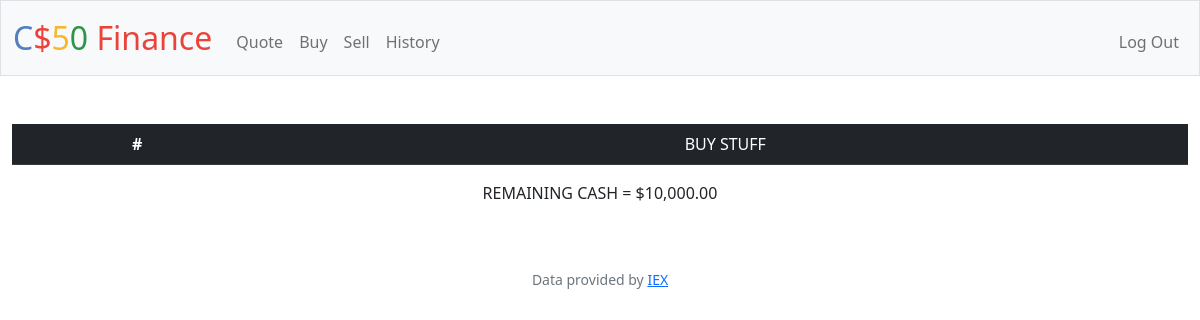
Before: / (signed in) with the older database file.
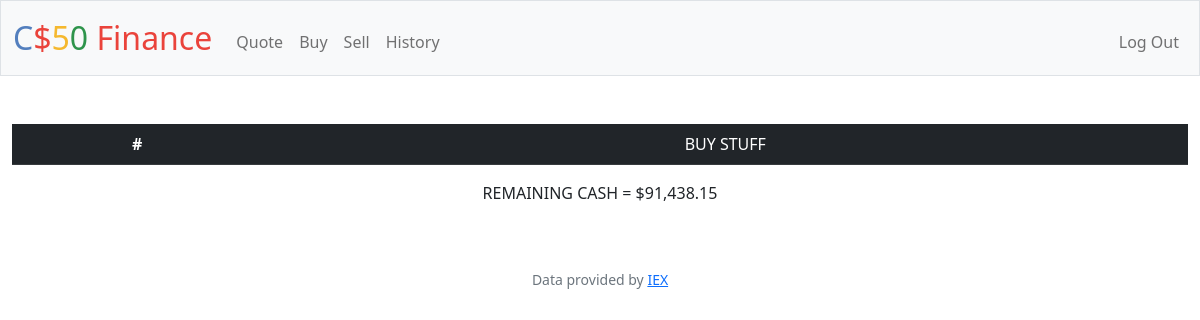
After: the same page with the newer database file.
### tables this page shows
CREATE TABLE users (id INTEGER, username TEXT NOT NULL, hash TEXT NOT NULL, cash NUMERIC NOT NULL DEFAULT 10000.00, PRIMARY KEY(id));

### app.py (the view)
@app.route("/")
@login_required
def index():
    id = session["user_id"]
    items = db.execute("SELECT * FROM stocks WHERE id = ?",id)
    for i in items:
        i.pop("id")
    print(items)
    money = float(db.execute("SELECT cash FROM users WHERE id =?",id)[0]["cash"])
    return render_template("index.html",items=items, money=money)

### app.py (called while the page is built)
@app.after_request
def after_request(response):
    response.headers["Cache-Control"] = "no-cache, no-store, must-revalidate"
    response.headers["Expires"] = 0
    response.headers["Pragma"] = "no-cache"
    return response

### helpers.py (called while the page is built)
def login_required(f):
    @wraps(f)
    def decorated_function(*args, **kwargs):
        if session.get("user_id") is None:
            return redirect("/login")
        return f(*args, **kwargs)
    return decorated_function

def usd(value):
    return f"${value:,.2f}"

### templates/index.html (shortened to what this page needs)
{% extends "layout.html" %}
{% block main %}
<table class="table table-hover table-dark">
    <thead>
      <tr>
        <th scope="col">#</th>
        {% if items|length > 0 %}
        {% for key,value in items[0].items() %}
          {% if key=="price" %}
            <th scope="col">{{ key|upper|replace("_"," ") }}</th>
            <th scope="col">Total Price</th>
          {% else %}
            <th scope="col">{{ key|upper|replace("_"," ") }}</th>
          {% endif %}
        {% endfor %}
        {% else %}
          <td colspan="2"> BUY STUFF </td>
        {% endif %}
      </tr>
    </thead>
      {% set ns=namespace(i=0) %}
      {% set totalcost=namespace(q=0) %}
  </table>
  <p> REMAINING CASH = {{ money | usd }}</p>
{% endblock %}

Changed rows visible on the page:
now on this page (row edited): users: cash "$91,438.15"
Other visible differences:
{{ money | usd }}: "$10,000.00" → (not shown)
